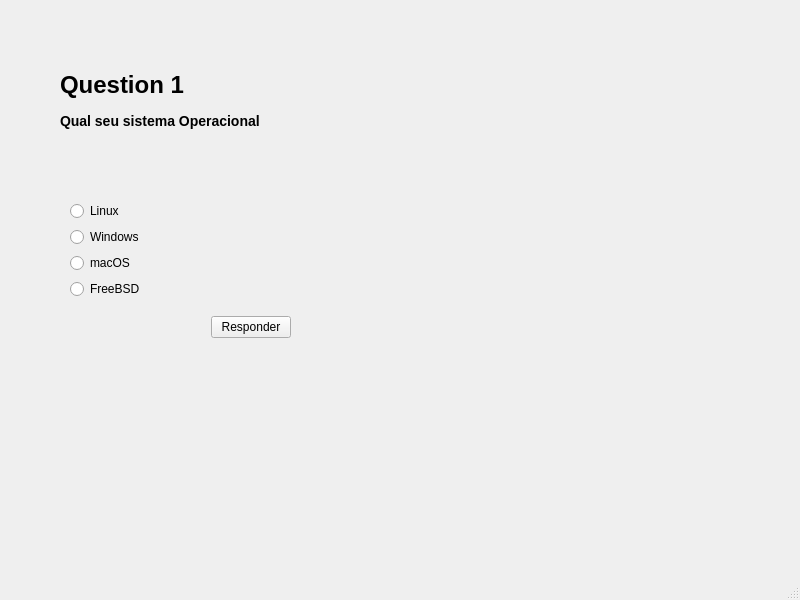
<?xml version="1.0" encoding="UTF-8"?>
<ui version="4.0">
 <class>MainWindow</class>
 <widget class="QMainWindow" name="MainWindow">
  <property name="geometry">
   <rect>
    <x>0</x>
    <y>0</y>
    <width>800</width>
    <height>600</height>
   </rect>
  </property>
  <property name="windowTitle">
   <string>MainWindow</string>
  </property>
  <widget class="QWidget" name="centralwidget">
   <widget class="QLabel" name="label">
    <property name="geometry">
     <rect>
      <x>60</x>
      <y>10</y>
      <width>251</width>
      <height>181</height>
     </rect>
    </property>
    <property name="text">
     <string>&lt;h1&gt;Question 1&lt;/h1&gt;
&lt;h3&gt;Qual seu sistema Operacional&lt;/h3&gt;</string>
    </property>
   </widget>
   <widget class="QLabel" name="label_anwser">
    <property name="geometry">
     <rect>
      <x>80</x>
      <y>420</y>
      <width>231</width>
      <height>61</height>
     </rect>
    </property>
    <property name="text">
     <string/>
    </property>
   </widget>
   <widget class="QWidget" name="">
    <property name="geometry">
     <rect>
      <x>70</x>
      <y>190</y>
      <width>221</width>
      <height>161</height>
     </rect>
    </property>
    <layout class="QVBoxLayout" name="verticalLayout_2">
     <item>
      <layout class="QVBoxLayout" name="verticalLayout">
       <item>
        <widget class="QRadioButton" name="rb_op1">
         <property name="text">
          <string>Linux</string>
         </property>
        </widget>
       </item>
       <item>
        <widget class="QRadioButton" name="rb_op2">
         <property name="text">
          <string>Windows</string>
         </property>
        </widget>
       </item>
       <item>
        <widget class="QRadioButton" name="rb_op3">
         <property name="text">
          <string>macOS</string>
         </property>
        </widget>
       </item>
       <item>
        <widget class="QRadioButton" name="rb_op4">
         <property name="text">
          <string>FreeBSD</string>
         </property>
        </widget>
       </item>
      </layout>
     </item>
     <item>
      <layout class="QHBoxLayout" name="horizontalLayout">
       <item>
        <spacer name="horizontalSpacer">
         <property name="orientation">
          <enum>Qt::Horizontal</enum>
         </property>
         <property name="sizeHint" stdset="0">
          <size>
           <width>40</width>
           <height>20</height>
          </size>
         </property>
        </spacer>
       </item>
       <item>
        <widget class="QPushButton" name="btn_resposta">
         <property name="text">
          <string>Responder</string>
         </property>
        </widget>
       </item>
      </layout>
     </item>
    </layout>
   </widget>
  </widget>
  <widget class="QMenuBar" name="menubar">
   <property name="geometry">
    <rect>
     <x>0</x>
     <y>0</y>
     <width>800</width>
     <height>22</height>
    </rect>
   </property>
  </widget>
  <widget class="QStatusBar" name="statusbar"/>
 </widget>
 <resources/>
 <connections/>
</ui>
